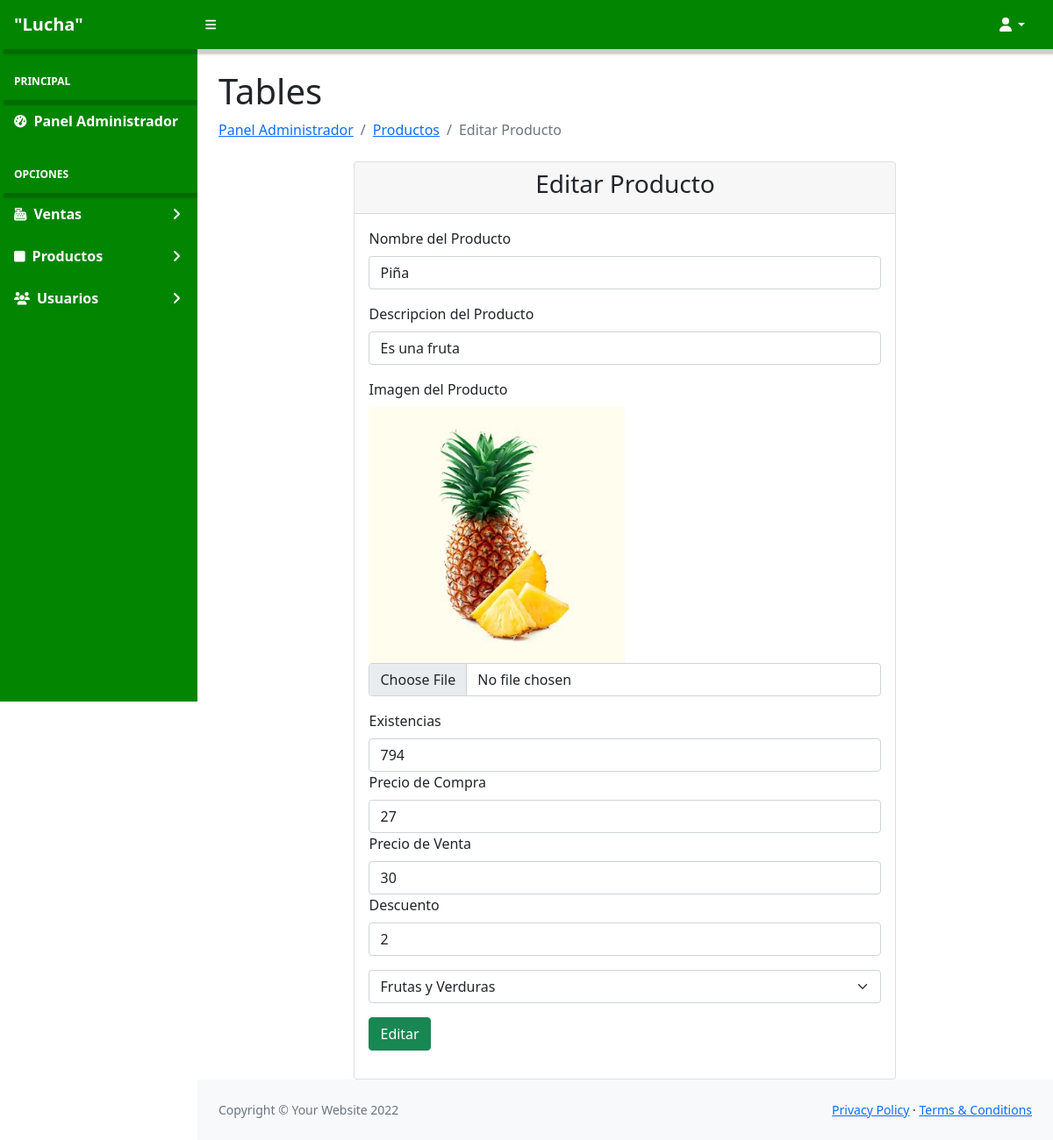
Screenshot of /PanelAdministrador/edit_product.php?idproduct=1 (signed in) with the database file from the repository.
### tables this page shows
CREATE TABLE IF NOT EXISTS `productos` (
  `id_product` int(11) NOT NULL AUTO_INCREMENT,
  `nombre_pr` varchar(100) DEFAULT 'Desconocido',
  `desc_pr` varchar(252) DEFAULT 'Sin descripción',
  `stock` double DEFAULT '0',
  `url_img` varchar(512) DEFAULT 'img/no_image.png',
  `precio_compra` double DEFAULT NULL,
  `precio_uni` double DEFAULT '0',
  `descuento` double DEFAULT '0',
  `id_cat` int(11) NOT NULL,
  `fecha_add` datetime DEFAULT CURRENT_TIMESTAMP,
  `is_active` char(1) DEFAULT '1',
  PRIMARY KEY (`id_product`),
  KEY `FK_Categoria` (`id_cat`),
  CONSTRAINT `FK_Categoria` FOREIGN KEY (`id_cat`) REFERENCES `p_categoria` (`id_cat`) ON DELETE CASCADE ON UPDATE CASCADE
);

### PanelAdministrador/edit_product.php (the view, shortened to what this page needs)
<?php
    include 'templates/navbar.php';
    include "../config/bd.php";
?>
<div id="layoutSidenav">
<div id="layoutSidenav_nav">
<?php
    include 'templates/menulateral.php';
?>
</div>
<div id="layoutSidenav_content">
<main>
    <?php
    $query = "SELECT p.*, c.nombre_cat FROM productos AS p INNER JOIN p_categoria AS c ON p.id_cat=c.id_cat WHERE p.is_active='1' AND p.id_product=\"$_GET[idproduct]\";";
    $result = $connect->query($query);
    ?>
    <?php
    $data=$result->fetch_assoc();
    ?>
    <div class="container-fluid px-4">
        <h1 class="mt-4">Tables</h1>
        <ol class="breadcrumb mb-4">
            <li class="breadcrumb-item"><a href="index.php">Panel Administrador</a></li>
            <li class="breadcrumb-item"><a href="tables_products.php">Productos</a></li>
            <li class="breadcrumb-item active">Editar Producto</li>
        </ol>
        <div class="card col-md-8 offset-md-2">
            <div class="card-header text-center">
                <h3>
                Editar Producto
                </h3>
            </div>
            <div class="card-body">
                <form method="POST" id="formEditProduct">
                    <div class="mb-3">
                        <label for="productname" class="form-label">Nombre del Producto</label>
                        <input type="text" class="form-control" id="edproductname" name="edproductname" require placeholder="Nombre del Producto" value="<?php echo $data['nombre_pr'];?>">
                    </div>
                    <div class="mb-3">
                        <label for="descpro" class="form-label">Descripcion del Producto</label>
                        <input type="text" class="form-control" id="eddescpro" name="eddescpro" require placeholder="Descripcion del Producto" value="<?php echo $data['desc_pr'];?>">
                    </div>
                    <div class="mb-3">
                        <label for="imageproduct" class="form-label">Imagen del Producto</label><br>
                        <img width="50%" src="../<?php echo $data['url_img'];?>" alt="">
                        <input type="file" class="form-control" accept="image/png,image/jpeg" id="edimageproduct" name="edimageproduct" placeholder="Imagen Producto">
                    </div>
                    <div class="mb-3">
                        <label for="stockproduct" class="form-label">Existencias</label>
                        <input type="number" class="form-control" id="edstockproduct" name="edstockproduct" require placeholder="Existencias del Producto" value="<?php echo $data['stock'];?>">
                        <label for="preciocomppr" class="form-label">Precio de Compra</label>
                        <input type="number" class="form-control" id="edpreciocomppr" name="edpreciocomppr"require placeholder="Precio de Compra" value="<?php echo $data['precio_compra'];?>">
                        <label for="precioventpr" class="form-label">Precio de Venta</label>
                        <input type="number" class="form-control" id="edprecioventpr" name="edprecioventpr"require placeholder="Precio de Venta" value="<?php echo $data['precio_uni'];?>">
                        <label for="descupro" class="form-label">Descuento</label>
                        <input type="number" class="form-control" id="eddescupro" name="eddescupro" require placeholder="Porcentaje de Descuento" value="<?php echo $data['descuento']*100;?>">
                    </div>
                    <div class="mb-3">
                        <select class="form-select" aria-label="Default select example" require name="edselectcatpr">
                            <?php
                                $querycat = "SELECT * FROM p_categoria";
                                $categorias = $connect->query($querycat);
                                while ($categoria = $categorias->fetch_array())
                                {
                                    if($data['id_cat']== $categoria['id_cat'])
                                    {
                            ?>
                                        <option selected value="<?php echo $categoria['id_cat']?>"><?php echo $categoria['nombre_cat']?></option>
                            <?php
                                    }
                                    else
                                    {
                            ?>
                                        <option value="<?php echo $categoria['id_cat']?>"><?php echo $categoria['nombre_cat']?></option>
                            <?php
                                    }
                                }
                            ?>
                        </select>
                    </div>
                    <div class="mb-3">
                        <a class="btn btn-success" type="submit"onclick="EditProduct()">Editar</a>
                    </div>
                </form>
            </div>
        </div>
    </div>
</main>
<?php
    include 'templates/footer.php';
?>

### rows the page displays
productos: edproductname "Piña", eddescpro "Es una fruta", url_img (picture), edstockproduct "794", edpreciocomppr "27", edprecioventpr "30", eddescupro "2"

### other values shown
form field edselectcatpr "Frutas y Verduras"
